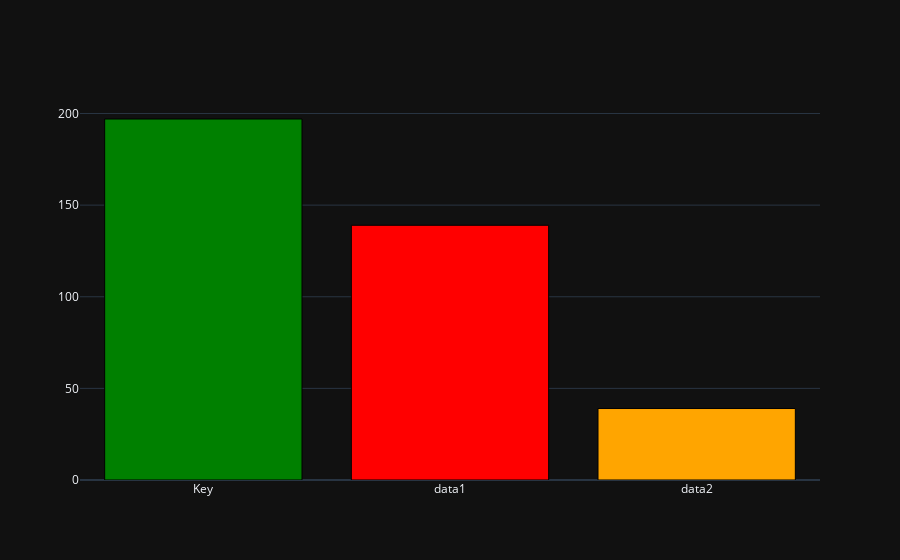

Write notebook code for a chart like this one.
### Code cell
# Simple bar plot
agg_df2_fig = go.Figure()

agg_df2_fig.add_trace(go.Bar(
    x=['Key', 'data1', 'data2'],
    y= np.random.randint(1,200,100),
    marker={'color':['green', 'red', 'orange'],
            'line':{'color':'black', 'width':1}}
))

agg_df2_fig.show()

### Figure 1 — Plotly figure (JSON) as saved in the notebook; plotly's stock layout.template omitted (floating-point values rounded to 4 significant figures)
{"data": [{"marker": {"color": ["green", "red", "orange"], "line": {"color": "black", "width": 1}}, "type": "bar", "x": ["Key", "data1", "data2"], "y": [197, 139, 39, 136, 77, 105, 137, 38, 14, 94, 1, 79, 117, 192, 142, 45, 104, 27, 104, 199, 44, 52, 13, 167, 183, 20, 39, 133, 177, 11, 16, 64, 172, 49, 23, 90, 143, 155, 194, 177, 91, 58, 57, 190, 65, 108, 161, 9, 56, 32, 132, 7, 33, 49, 49, 163, 154, 74, 42, 148, 29, 67, 18, 130, 188, 45, 65, 104, 7, 34, 173, 71, 193, 121, 18, 43, 171, 195, 168, 111, 103, 188, 52, 83, 64, 105, 5, 3, 26, 133, 5, 96, 36, 73, 15, 49, 75, 179, 59, 182]}], "layout": {}}
